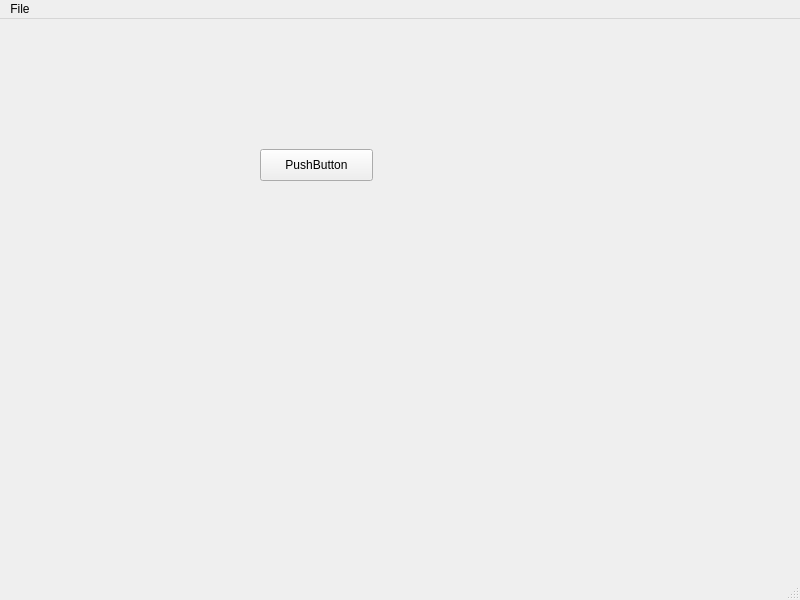
<?xml version="1.0" encoding="UTF-8"?>
<ui version="4.0">
 <class>MainWindow</class>
 <widget class="QMainWindow" name="MainWindow">
  <property name="geometry">
   <rect>
    <x>0</x>
    <y>0</y>
    <width>800</width>
    <height>600</height>
   </rect>
  </property>
  <property name="windowTitle">
   <string>MainWindow</string>
  </property>
  <widget class="QWidget" name="centralwidget">
   <widget class="QPushButton" name="pushButton">
    <property name="geometry">
     <rect>
      <x>260</x>
      <y>130</y>
      <width>113</width>
      <height>32</height>
     </rect>
    </property>
    <property name="text">
     <string>PushButton</string>
    </property>
   </widget>
  </widget>
  <widget class="QMenuBar" name="menubar">
   <property name="geometry">
    <rect>
     <x>0</x>
     <y>0</y>
     <width>800</width>
     <height>24</height>
    </rect>
   </property>
   <widget class="QMenu" name="menuFile">
    <property name="title">
     <string>File</string>
    </property>
    <addaction name="actionNew"/>
   </widget>
   <addaction name="menuFile"/>
  </widget>
  <widget class="QStatusBar" name="statusbar"/>
  <action name="actionNew">
   <property name="text">
    <string>&amp;New &amp;N</string>
   </property>
   <property name="shortcut">
    <string>Ctrl+N</string>
   </property>
  </action>
 </widget>
 <resources/>
 <connections/>
</ui>
